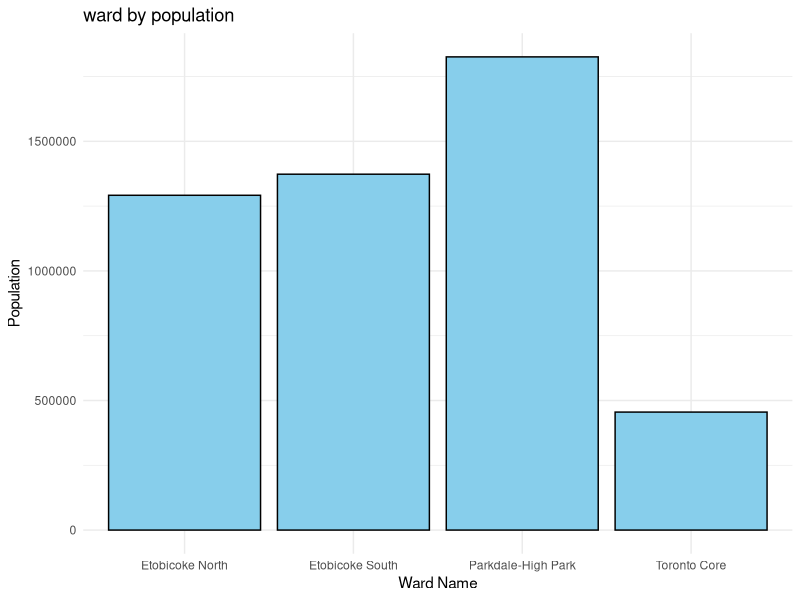

This chart was generated by the following R code:
#### Preamble ####
# Purpose: Simulates...
# Author: Navya Hooda 
# Date: 19 January 2024
# Contact: navya.hooda@mail.utoronto.ca 
# License: MIT
# Pre-requisites: 


#### Workspace setup ####
library(tidyverse)
install.packages("janitor")


# Defining columns from data to simulate

# Ward Name 
ward_name = c("Toronto Core", "Etobicoke North", "Etobicoke South", "Parkdale-High Park")


# Population
population = c(1:2761285)


# Employment Status
E_status = c("Self Employed", "Employed", "Unemployed", "Retired")

# Income
Income = c(1:400000)

## Creating simulated data 

set.seed(311) 

#### Simulate data ####
simulated_data <- tibble(population = sample(x = population, size =4, replace =  TRUE),
                         ward_name = sample(x = ward_name, size = 4, replace = TRUE),
                         Income = sample(x = Income, size = 4, replace = TRUE), 
                         E_status = sample(x = E_status, size = 4, replace = TRUE))

# show simulated data 
simulated_data

# Summaries of ward statistics by population 

ward_by_population <- 
  simulated_data %>%
  group_by(population) %>%
  summarise(
    total_population = sum(population),
    average_population = mean(population),
    max_population = max(population),
    min_population = min(population)
  )


#Bar plot for wards by population 
ggplot(ward_by_population, aes(x = ward_name, y = population)) +
  geom_bar(stat = "identity", fill = "skyblue", color = "black") +
  labs(title = "ward by population",
       x = "Ward Name",
       y = "Population") +
  theme_minimal()
ward_by_population
